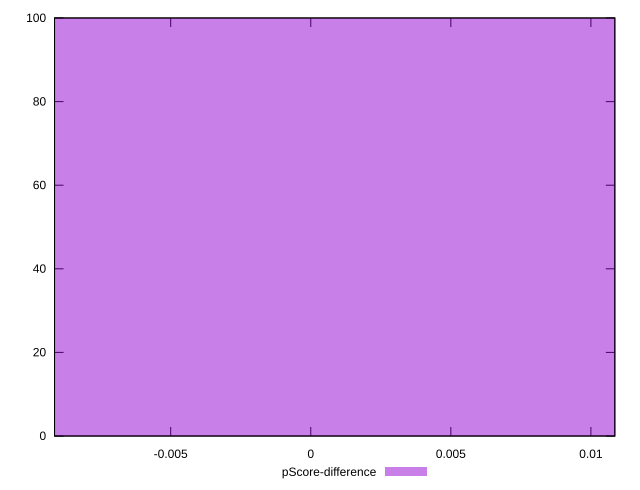

Here is the gnuplot script that generated this plot:
reset

$pScoreDifference <<EOF
0 100
EOF

set key outside below
set boxwidth 0.1
set xrange [-0.009145968620887781:0.01085403137911222]
set yrange [0:100]
set trange [0:100]
set style fill transparent solid 0.5 noborder
set terminal svg size 640, 490 enhanced background rgb 'white'
set output "reports/report_00031_2021-02-24T23-18-18.084Z/dom-size/samples/music/pScore-difference/histogram.svg"

plot $pScoreDifference title "pScore-difference" with boxes

reset
